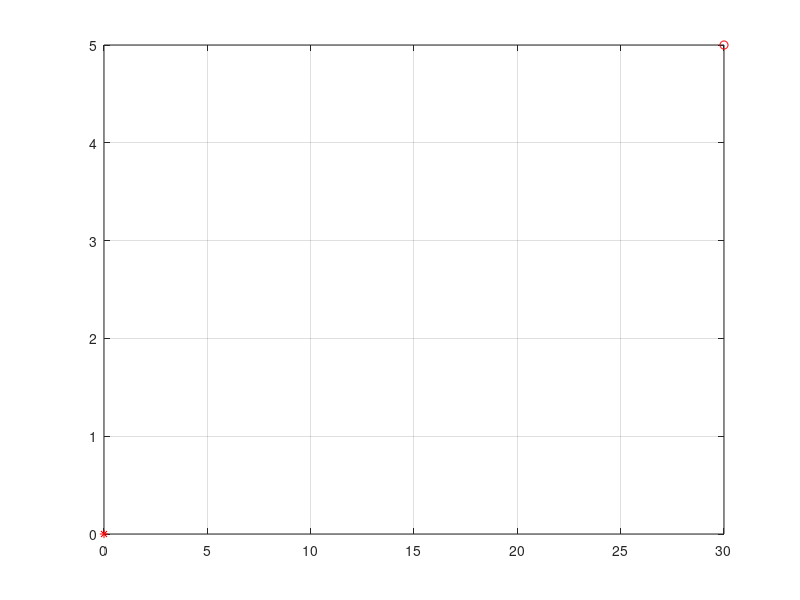

MATLAB code for this plot: (Note: this script raises an error after producing the figure.)
%% Simulation set-up for the 
clear all;close all;clc
warning off
%% initilize the system
Ts = 0.05;
N =10;
%Initial Position and Heading
x_car =0;
y_car =0;
psi =0;         
v= 1.0;

a_ini = 0.0; % initial acceleration
alpha_ini= 0; % last steering angle 
memory = [x_car,y_car,psi, v, a_ini, alpha_ini]; % Last state
%% The destination
x_goal = 30; 
y_goal = 5;
psi_goal =0; 
v_goal = 1.0; % stop at the end 

Goal_inf = [x_goal,y_goal,psi_goal, v_goal]; 

figure(1)
plot(x_car,y_car,'r*',x_goal,y_goal,'ro')
grid on; 
%legend('Initial Position','Goal','Location','best');
hold on;
%% MPC control iterations
x_h = [];
y_h = [];
v_h = [];
delta_h = [];
a_h = [];
h =2;
i = 1;
while i   % Control iteration
    
    %updtae the initial state
    x_car0 = x_car;
    y_car0 = y_car;
    psi0 = psi;
    v_car0 = v;
    
% [v ,alpha, memory] = controller_lqr(x_car,y_car,psi,memory,Goal_inf, N);
  [a ,alpha, memory] = controller_mpc(x_car,y_car,psi,v ,memory,Goal_inf, N);
   a_cmd = a
   delta_f = alpha
    
    sim bic_3.slx
    
    x_car=x_state.Data(h);
    y_car=y_state.Data(h);
    % plot(x_state.Data, y_state.Data)
    psi= psi_state.Data(h);
    v = v_state.Data(h);
    %plot(v_state.Data);

   
    x_h = [x_h;x_car];
    y_h = [y_h;y_car];
    v_h = [v_h;v];
    delta_h = [delta_h, delta_f];
    a_h = [a_h, a];
    
    i = i+1;
    if (abs(x_car - x_goal) <0.2&& abs(y_car - y_goal) <0.2)&&abs(psi - psi_goal) <0.1 ||i >10000
        disp('reach goal')
        break
    end
 
 figure(1)
 plot(x_car,y_car, 'ob');hold on
    
end

figure(1)
plot(x_h, y_h,'ob-');
title('Path')
figure
subplot(2,1,1)
plot(v_h);
ylabel('Velocity')
subplot(2,1,2)
plot(delta_h);
ylabel('Front Wheel Steering Angle')

